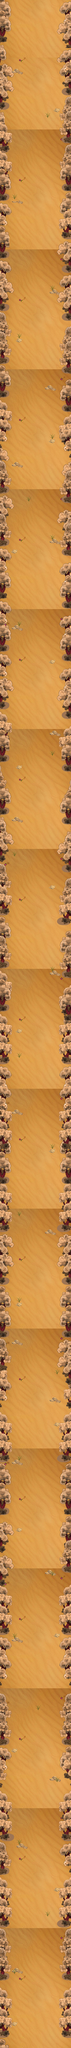

A 2D game scene composited from a Tiled map and its tileset images. What follows is a short description and the map's XML, with each tile layer's data collapsed to a summary:
An orthogonal 15x427 tile map with 32x32 px tiles, 5 tile layers (Background, Background1, Background2, Decorate1, ...), 2 tilesets and 376 objects (74x 5, 17x 4, 2x 1, 2, 3, ...).

<map version="1.0" orientation="orthogonal" width="15" height="427" tilewidth="32" tileheight="32">
 <tileset firstgid="1" name="sha" tilewidth="32" tileheight="32">
  <image source="sha.jpg" width="480" height="800" />
 </tileset>
 <tileset firstgid="376" name="shod" tilewidth="32" tileheight="32">
  <image source="shod.png" width="648" height="224" />
 </tileset>
 <layer name="Background" width="15" height="427">
  <data>[6405 cells, 6405 non-empty, 375 distinct tile ids]</data>
 </layer>
 <layer name="Background1" width="15" height="427">
  <data>[6405 cells, 448 non-empty, 24 distinct tile ids]</data>
 </layer>
 <layer name="Background2" width="15" height="427">
  <data>[6405 cells, 92 non-empty, 8 distinct tile ids]</data>
 </layer>
 <objectgroup name="Objects" width="15" height="427">
  <object name="1" x="91" y="13635" width="282" height="20" />
  <object name="2" x="125" y="12838" width="281" height="20" />
  <object name="3" x="118" y="12036" width="244" height="19" />
  <object name="4" x="118" y="11236" width="244" height="19" />
  <object name="5" x="120" y="10435" width="244" height="19" />
  <object name="6" x="158" y="9634" width="244" height="19" />
  <object name="7" x="132" y="8838" width="244" height="19" />
  <object name="8" x="121" y="8038" width="244" height="19" />
  <object name="9" x="137" y="7233" width="244" height="19" />
  <object name="10" x="123" y="6440" width="244" height="19" />
  <object name="11" x="123" y="5639" width="244" height="19" />
  <object name="12" x="128" y="4834" width="244" height="19" />
  <object name="13" x="104" y="4041" width="244" height="19" />
  <object name="14" x="91" y="3236" width="244" height="19" />
  <object name="15" x="111" y="2436" width="244" height="19" />
  <object name="16" x="117" y="1636" width="244" height="19" />
  <object name="17" x="105" y="1055" width="244" height="19" />
 </objectgroup>
 <objectgroup name="Enemys" width="15" height="427">
  <object x="136" y="1332">
   <properties>
    <property name="random" value="101" />
   </properties>
  </object>
  <object x="184" y="1093">
   <properties>
    <property name="boss" value="3" />
    <property name="random" value="52" />
   </properties>
  </object>
  <object x="119" y="1093">
   <properties>
    <property name="boss" value="3" />
    <property name="random" value="52" />
   </properties>
  </object>
  <object x="306" y="1332">
   <properties>
    <property name="random" value="102" />
   </properties>
  </object>
  <object x="378" y="1093">
   <properties>
    <property name="boss" value="3" />
    <property name="random" value="52" />
   </properties>
  </object>
  <object x="88" y="1237" width="292" height="18">
   <properties>
    <property name="random" value="100" />
   </properties>
  </object>
  <object x="94" y="1179">
   <properties>
    <property name="boss" value="1" />
    <property name="random" value="49" />
   </properties>
  </object>
  <object x="248" y="1093">
   <properties>
    <property name="boss" value="3" />
    <property name="random" value="52" />
   </properties>
  </object>
  <object x="54" y="1093">
   <properties>
    <property name="boss" value="3" />
    <property name="random" value="52" />
   </properties>
  </object>
  <object x="313" y="1093">
   <properties>
    <property name="boss" value="3" />
    <property name="random" value="52" />
   </properties>
  </object>
  <object x="195" y="1167">
   <properties>
    <property name="boss" value="1" />
    <property name="random" value="50" />
   </properties>
  </object>
  <object x="288" y="1167">
   <properties>
    <property name="boss" value="1" />
    <property name="random" value="50" />
   </properties>
  </object>
  <object x="385" y="1179">
   <properties>
    <property name="boss" value="1" />
    <property name="random" value="49" />
   </properties>
  </object>
  <object x="243" y="1185">
   <properties>
    <property name="boss" value="2" />
    <property name="random" value="53" />
   </properties>
  </object>
  <object x="226" y="2290">
   <properties>
    <property name="random" value="41,33" />
   </properties>
  </object>
  <object x="274" y="12625">
   <properties>
    <property name="random" value="10,11,13,14" />
   </properties>
  </object>
  <object name="5" x="151" y="10140">
   <properties>
    <property name="random" value="10,11,13,14" />
   </properties>
  </object>
  <object x="69" y="4187">
   <properties>
    <property name="random" value="36" />
    <property name="type" value="0" />
   </properties>
  </object>
  <object name="5" x="273" y="5730">
   <properties>
    <property name="random" value="10,11,13,14" />
   </properties>
  </object>
  <object x="168" y="9515">
   <properties>
    <property name="random" value="10,11,13,14" />
   </properties>
  </object>
  <object x="341" y="4695">
   <properties>
    <property name="random" value="10,11,13,14" />
   </properties>
  </object>
  <object x="341" y="13195">
   <properties>
    <property name="random" value="42" />
   </properties>
  </object>
  <object x="290" y="13046">
   <properties>
    <property name="random" value="10,11,13,14" />
   </properties>
  </object>
  <object x="82" y="6408">
   <properties>
    <property name="delay" value="10" />
    <property name="random" value="29" />
   </properties>
  </object>
  <object x="150" y="3165">
   <properties>
    <property name="random" value="42" />
   </properties>
  </object>
  <object x="330" y="4015">
   <properties>
    <property name="random" value="10,11,13,14" />
   </properties>
  </object>
  <object name="4" x="193" y="9383">
   <properties>
    <property name="random" value="37,38,37" />
   </properties>
  </object>
  <object x="139" y="7689">
   <properties>
    <property name="random" value="37,38,37" />
   </properties>
  </object>
  <object x="137" y="6235">
   <properties>
    <property name="random" value="37,38,37" />
   </properties>
  </object>
  <object x="316" y="13018">
   <properties>
    <property name="random" value="10,11,13,14" />
   </properties>
  </object>
  <object x="381" y="1919">
   <properties>
    <property name="random" value="36" />
    <property name="type" value="1" />
   </properties>
  </object>
  <object x="284" y="10162">
   <properties>
    <property name="random" value="10,11,13,14" />
   </properties>
  </object>
  <object x="341" y="1729">
   <properties>
    <property name="random" value="10,11,13,14" />
   </properties>
  </object>
  <object x="330" y="11807">
   <properties>
    <property name="random" value="10,11,13,14" />
   </properties>
  </object>
  <object x="110" y="11214">
   <properties>
    <property name="random" value="37,38,37" />
   </properties>
  </object>
  <object x="119" y="5619">
   <properties>
    <property name="random" value="10,11,13,14" />
   </properties>
  </object>
  <object name="4" x="230" y="12483">
   <properties>
    <property name="random" value="42" />
   </properties>
  </object>
  <object x="296" y="8662">
   <properties>
    <property name="random" value="10,11,13,14" />
   </properties>
  </object>
  <object name="5" x="274" y="7576">
   <properties>
    <property name="random" value="10,11,13,14" />
   </properties>
  </object>
  <object name="5" x="225" y="8513">
   <properties>
    <property name="random" value="10,11,13,14" />
   </properties>
  </object>
  <object x="102" y="4017">
   <properties>
    <property name="random" value="37,38,37" />
   </properties>
  </object>
  <object x="221" y="5530">
   <properties>
    <property name="random" value="32,47" />
   </properties>
  </object>
  </objectgroup>
 <layer name="Decorate1" width="15" height="427">
  <data>[6405 cells, 1642 non-empty, 105 distinct tile ids]</data>
 </layer>
 <layer name="Decorate2" width="15" height="427">
  <data>[6405 cells, 1613 non-empty, 105 distinct tile ids]</data>
 </layer>
</map>
<!-- 317 of 376 objects omitted -->